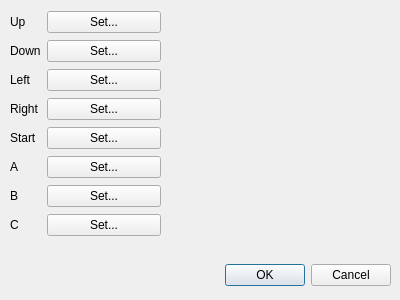
<?xml version="1.0" encoding="UTF-8"?>
<ui version="4.0">
 <class>DialogStdCtrl</class>
 <widget class="QDialog" name="DialogStdCtrl">
  <property name="geometry">
   <rect>
    <x>0</x>
    <y>0</y>
    <width>400</width>
    <height>300</height>
   </rect>
  </property>
  <property name="sizePolicy">
   <sizepolicy hsizetype="Fixed" vsizetype="Fixed">
    <horstretch>0</horstretch>
    <verstretch>0</verstretch>
   </sizepolicy>
  </property>
  <property name="minimumSize">
   <size>
    <width>400</width>
    <height>300</height>
   </size>
  </property>
  <property name="maximumSize">
   <size>
    <width>400</width>
    <height>300</height>
   </size>
  </property>
  <property name="windowTitle">
   <string>Configure Standard Controller</string>
  </property>
  <widget class="QDialogButtonBox" name="buttonBox">
   <property name="geometry">
    <rect>
     <x>10</x>
     <y>260</y>
     <width>381</width>
     <height>31</height>
    </rect>
   </property>
   <property name="orientation">
    <enum>Qt::Horizontal</enum>
   </property>
   <property name="standardButtons">
    <set>QDialogButtonBox::Cancel|QDialogButtonBox::Ok</set>
   </property>
  </widget>
  <widget class="QWidget" name="gridLayoutWidget">
   <property name="geometry">
    <rect>
     <x>10</x>
     <y>10</y>
     <width>151</width>
     <height>228</height>
    </rect>
   </property>
   <layout class="QGridLayout" name="gridLayout" columnstretch="0,1">
    <item row="6" column="0">
     <widget class="QLabel" name="label_7">
      <property name="text">
       <string>B</string>
      </property>
     </widget>
    </item>
    <item row="3" column="1">
     <widget class="QPushButton" name="pushButton_4">
      <property name="text">
       <string>Set...</string>
      </property>
     </widget>
    </item>
    <item row="4" column="0">
     <widget class="QLabel" name="label_5">
      <property name="text">
       <string>Start</string>
      </property>
     </widget>
    </item>
    <item row="0" column="0">
     <widget class="QLabel" name="label">
      <property name="text">
       <string>Up</string>
      </property>
     </widget>
    </item>
    <item row="1" column="1">
     <widget class="QPushButton" name="pushButton_2">
      <property name="text">
       <string>Set...</string>
      </property>
     </widget>
    </item>
    <item row="3" column="0">
     <widget class="QLabel" name="label_4">
      <property name="text">
       <string>Right</string>
      </property>
     </widget>
    </item>
    <item row="2" column="0">
     <widget class="QLabel" name="label_3">
      <property name="text">
       <string>Left</string>
      </property>
     </widget>
    </item>
    <item row="0" column="1">
     <widget class="QPushButton" name="pushButton">
      <property name="text">
       <string>Set...</string>
      </property>
     </widget>
    </item>
    <item row="2" column="1">
     <widget class="QPushButton" name="pushButton_3">
      <property name="text">
       <string>Set...</string>
      </property>
     </widget>
    </item>
    <item row="1" column="0">
     <widget class="QLabel" name="label_2">
      <property name="text">
       <string>Down</string>
      </property>
     </widget>
    </item>
    <item row="5" column="0">
     <widget class="QLabel" name="label_6">
      <property name="text">
       <string>A</string>
      </property>
     </widget>
    </item>
    <item row="7" column="0">
     <widget class="QLabel" name="label_8">
      <property name="text">
       <string>C</string>
      </property>
     </widget>
    </item>
    <item row="4" column="1">
     <widget class="QPushButton" name="pushButton_5">
      <property name="text">
       <string>Set...</string>
      </property>
     </widget>
    </item>
    <item row="5" column="1">
     <widget class="QPushButton" name="pushButton_6">
      <property name="text">
       <string>Set...</string>
      </property>
     </widget>
    </item>
    <item row="6" column="1">
     <widget class="QPushButton" name="pushButton_7">
      <property name="text">
       <string>Set...</string>
      </property>
     </widget>
    </item>
    <item row="7" column="1">
     <widget class="QPushButton" name="pushButton_8">
      <property name="text">
       <string>Set...</string>
      </property>
     </widget>
    </item>
   </layout>
  </widget>
 </widget>
 <resources/>
 <connections>
  <connection>
   <sender>buttonBox</sender>
   <signal>accepted()</signal>
   <receiver>DialogStdCtrl</receiver>
   <slot>accept()</slot>
   <hints>
    <hint type="sourcelabel">
     <x>248</x>
     <y>254</y>
    </hint>
    <hint type="destinationlabel">
     <x>157</x>
     <y>274</y>
    </hint>
   </hints>
  </connection>
  <connection>
   <sender>buttonBox</sender>
   <signal>rejected()</signal>
   <receiver>DialogStdCtrl</receiver>
   <slot>reject()</slot>
   <hints>
    <hint type="sourcelabel">
     <x>316</x>
     <y>260</y>
    </hint>
    <hint type="destinationlabel">
     <x>286</x>
     <y>274</y>
    </hint>
   </hints>
  </connection>
 </connections>
</ui>
